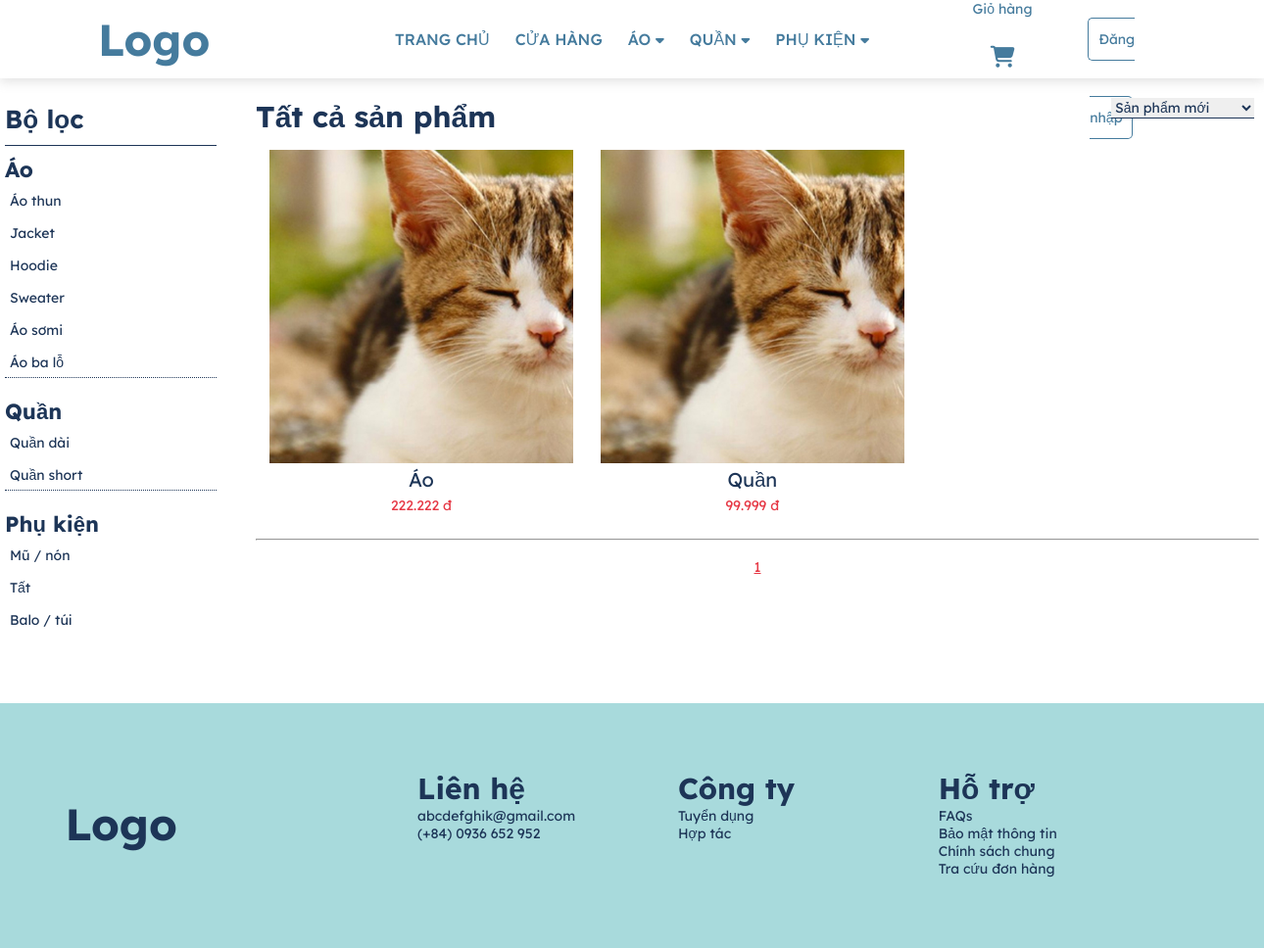
/products.php, run on the app's committed database.
### tables this page shows
CREATE TABLE `category_detail` (
  `id` int(11) NOT NULL,
  `name` varchar(50) NOT NULL,
  `category_id` int(11) NOT NULL
);

CREATE TABLE `product` (
  `id` int(11) NOT NULL,
  `name` varchar(50) NOT NULL,
  `description` text NOT NULL,
  `img` text NOT NULL,
  `price` int(11) NOT NULL,
  `manufacturers_id` int(11) NOT NULL,
  `category_detail_id` int(11) NOT NULL
);

### products.php (the view, shortened to what this page needs)
<?php require 'admin/connect.php'; ?>
<!DOCTYPE html>
<html lang="en">
<head>
    <link rel="stylesheet" href="assets/css/style.css">
    <link rel="stylesheet" href="assets/css/products.css">
</head>
<body>
    <?php
    $page = 1;
    $sql_number_of_product = "select count(*) from product ";
    $product_array = mysqli_query($connect, $sql_number_of_product);
    $product_array_result = mysqli_fetch_array($product_array);
    $number_of_product = $product_array_result['count(*)'];
    $product_in_page = 15;
    $number_page = ceil($number_of_product / $product_in_page);
    $skip = $product_in_page * ($page - 1);
    $sql_show_product = "select * from product
    limit $product_in_page offset $skip";
    $show_product = mysqli_query($connect, $sql_show_product);
    ?>
    <?php
    require 'header.php';
    ?>
    <div class="main_products">
        <div class="category">
            <div class="header_category">
                <h4>Bộ lọc</h4>
            </div>
            <div class="cate_item">
                <h5>Áo</h5>
                <ul>
                    <?php
                    $sql_top = "select * from category_detail where category_id=1";
                    $result_top = mysqli_query($connect, $sql_top);
                    ?>
                    <?php foreach ($result_top as $each) { ?>
                        <li> <a href=""><?php echo $each['name'] ?></a></li>
                    <?php } ?>
                </ul>
            </div>
            <div class="cate_item">
                <h5>Quần</h5>
                <ul>
                    <?php
                    $sql_top = "select * from category_detail where category_id=2";
                    $result_top = mysqli_query($connect, $sql_top);
                    ?>
                    <?php foreach ($result_top as $each) { ?>
                        <li> <a href=""><?php echo $each['name'] ?></a></li>
                    <?php } ?>
                </ul>
            </div>
            <div class="cate_item">
                <h5>Phụ kiện</h5>
                <ul>
                    <?php
                    $sql_top = "select * from category_detail where category_id=3";
                    $result_top = mysqli_query($connect, $sql_top);
                    ?>
                    <?php foreach ($result_top as $each) { ?>
                        <li> <a href=""><?php echo $each['name'] ?></a></li>
                    <?php } ?>
                </ul>
            </div>
        </div>
        <div class="products">
            <div class="header_product">
                <div class="title_product">
                    <h3>Tất cả sản phẩm</h3>
                </div>
                <div class="sort_product">
                    <select name="" id="">
                        <option value="Sản phẩm mới" selected><a href="">Sản phẩm mới </a></option>
                    </select>
                </div>
            </div>
            <div class="table">
                <?php foreach ($show_product as $each) { ?>
                    <div class="thumbnail">
                        <div class="image">
                            <a href="product_detail.php?id=<?php echo $each['id'] ?>">
                                <img class="img_thumb" src="admin/product/photos/<?php echo $each['img'] ?>">
                            </a>
                        </div>
                        <div class="caption">
                            <a href=""><?php echo $each['name'] ?></a>
                            <p class="price"><?php echo number_format($each['price'], 0, '', '.'); ?> đ</p>
                        </div>
                    </div>
                <?php } ?>
            </div>
            <div class="page">
                <hr>
                <br>
                <div class="number">
                    <?php for ($i = 1; $i <= $number_page; $i++) { ?>
                        <?php if ($i == $page) { ?>
                            <a href="?page=<?php echo $i ?>" class="this_page" id="this_page">
                                <?php echo $i ?>
                            </a>
                        <?php } else { ?>
                            <a href="?page=<?php echo $i ?>">
                                <?php echo $i ?>
                            </a>
                        <?php } ?>
                    <?php  } ?>
                </div>
            </div>
        </div>
    </div>
    <?php include 'footer.php' ?>
</body>
</html>

### header.php (shortened to what this page needs)
<?php
require 'admin/connect.php';
?>
<link rel="stylesheet" href="assets/css/header.css">
<link rel="stylesheet" href="assets/css/style.css">
<header>
    <nav class="header">
        <div class="logo">
            <a href="index.php">Logo</a>
        </div>
        <div class="menu">
            <ul class="ul_1">
                <li>
                    <a href="index.php">Trang chủ </a>
                </li>
                <li>
                    <a href="products.php">Cửa hàng</a>
                </li>
                <li>
                    <a href="products.php">Áo <i class="fas fa-caret-down"></i></a>
                        <?php
                        $sql_category = "select * from category_detail where category_id=1";
                        $result_category = mysqli_query($connect, $sql_category);
                        ?>
                </li>
                <li>
                    <a href="products.php">Quần <i class="fas fa-caret-down"></i></a>
                        <?php
                        $sql_category = "select * from category_detail where category_id=2";
                        $result_category = mysqli_query($connect, $sql_category);
                        ?>
                </li>
                <li>
                    <a href="products.php">Phụ kiện <i class="fas fa-caret-down"></i></a>
                        <?php
                        $sql_category = "select * from category_detail where category_id=3";
                        $result_category = mysqli_query($connect, $sql_category);
                        ?>
                </li>
            </ul>
        </div>
        <div class="icon">
            <ul class="ul_2">
                <li>
                    <a href="view_cart.php">Giỏ hàng<i class="fas fa-shopping-cart"></i></a>
                </li>
                <li>
                    <?php
                    if (empty($_SESSION['id'])) {
                    ?>
                        <a href="signin.php" class="profile"> Đăng nhập </a>
                    <?php } ?>
                </li>
            </ul>
        </div>
    </nav>
</header>

### footer.php
<link rel="stylesheet" href="assets/css/footer.css">
<footer>
    <div class="footer">
        <table class="tbf">
            <tr>
                <td>
                    <div class="footer_logo">
                        <label for="" class="logo">
                            <h2>Logo</h2>
                        </label>
                    </div>
                </td>
                <td>
                    <div>
                        <div class="footer_001">
                            <h3>Liên hệ</h3>
                            <p>abcdefghik@gmail.com</p>
                            <p>(+84) 0936 652 952</p>
                        </div>
                        <div class="footer_001">
                            <h3>Công ty</h3>
                            <p>Tuyển dụng</p>
                            <p>Hợp tác</p>
                        </div>
                        <div class="footer_001">
                            <h3>Hỗ trợ</h3>
                            <p>FAQs</p>
                            <p>Bảo mật thông tin</p>
                            <p>Chính sách chung</p>
                            <p>Tra cứu đơn hàng</p>
                        </div>
                    </div>
                </td>
            </tr>
        </table>
    </div>
</footer>

### assets/css/style.css (style rules this page uses)
* { padding: 0; margin: 0; text-decoration: none; list-style: none; box-sizing: border-box; font-family: "Lexend Deca", sans-serif; font-weight: 400; font-size: 14px; color: #1d3557; }
h2 { font-weight: bold; font-size: 45px; }
h3 { font-weight: bold; font-size: 30px; }
h4 { font-weight: bold; font-size: 26px; }
h5 { font-weight: bold; font-size: 22px; }
select { border: none; border-bottom: #1d3557 1px solid; }
i { color: #457b9d; }

### assets/css/products.css (style rules this page uses)
.main_products { display: flex; width: 1280px; margin: 0 auto; }
.main_products .category { width: 20%; padding-right: 40px; }
.main_products .products { width: 80%; display: flexbox; }
.category .header_category { padding: 15px 5px 10px 0; border-bottom: 1px #1d3557 solid; margin-bottom: 10px; }
.category .cate_item { text-align: start; }
.category .cate_item { border-bottom: 1px #1d3557 dotted; margin-bottom: 20px; }
.category .cate_item:last-child { border-bottom: none; }
.category .cate_item ul li { padding: 5px; font-size: 18px; }
.products .header_product { display: flex; width: 100%; padding: 10px 5px 15px 0; }
.products .title_product { width: 60%; }
.products .sort_product { width: 40%; text-align: end; }
.products .table { width: 100%; float: left; }
.products .thumbnail { width: 33%; float: left; text-align: center; }
.products .thumbnail .img_thumb { width: 310px; height: 320px; object-fit: cover; object-position: 50% 20%; }
.products .thumbnail .caption { padding-bottom: 20px; }
.products .thumbnail .caption a { font-size: 20px; }
.products .thumbnail .caption .price { color: #e63946; padding: 5px; }
.products .page { width: 100%; text-align: center; }
.products .page a { padding: 0 5px; }
.products .page .this_page { text-decoration: underline; color: #e63946; }

### assets/css/header.css (style rules this page uses)
.header .logo { width: 25%; }
.header .menu { width: 50%; text-align: center; }
.header .icon { width: 25%; padding-right: 100px; text-align: center; }
.header { background-color: #fff; width: 100%; height: 80px; display: flex; box-shadow: 0px 4px 10px rgba(146, 146, 146, 0.25); margin-bottom: 10px; }
.header .logo > a { color: #457b9d; font-size: 45px; font-weight: bold; line-height: 80px; padding: 0 100px; }
.header .menu ul.ul_1 { height: 80px; display: flex; align-items: center; justify-content: center; }
.header .menu ul.ul_1 li a { color: #457b9d; font-size: 16px; font-weight: 500; padding: 7px 13px; border-radius: 3px; text-transform: uppercase; }
.header .icon ul.ul_2 { display: flex; justify-content: end; }
.header .icon ul.ul_2 li { margin: 0 20px; }
.header .icon a { color: #457b9d; }
.header .icon a i { font-size: 22px; line-height: 80px; border-radius: 3px; padding: 0 5px 0; }
.header .icon .profile { border: #457b9d 1px solid; padding: 12px 10px 12px; border-radius: 5px; line-height: 80px; }

### assets/css/footer.css (style rules this page uses)
.footer { margin-top: 50px; background-color: #A8DADC; width: 100%; height: 250px; padding: 30px 0; float: left; }
.tbf { width: 100%; padding: 0 5%; }
.footer .footer_logo { width: 180px; }
.footer label.logo { font-size: 50px; padding: 0 50px; }
.footer .footer_001 { width: 33.33%; float: left; }

### data on the page
category_detail: name "Áo thun"
category_detail: name "Jacket"
category_detail: name "Hoodie"
category_detail: name "Sweater"
category_detail: name "Áo sơmi"
category_detail: name "Áo ba lỗ"
category_detail: name "Quần dài"
category_detail: name "Quần short"
category_detail: name "Mũ / nón"
category_detail: name "Tất"
category_detail: name "Balo / túi"
product: img (picture), name "Áo", price "222.222"
product: img (picture), name "Quần", price "99.999"
